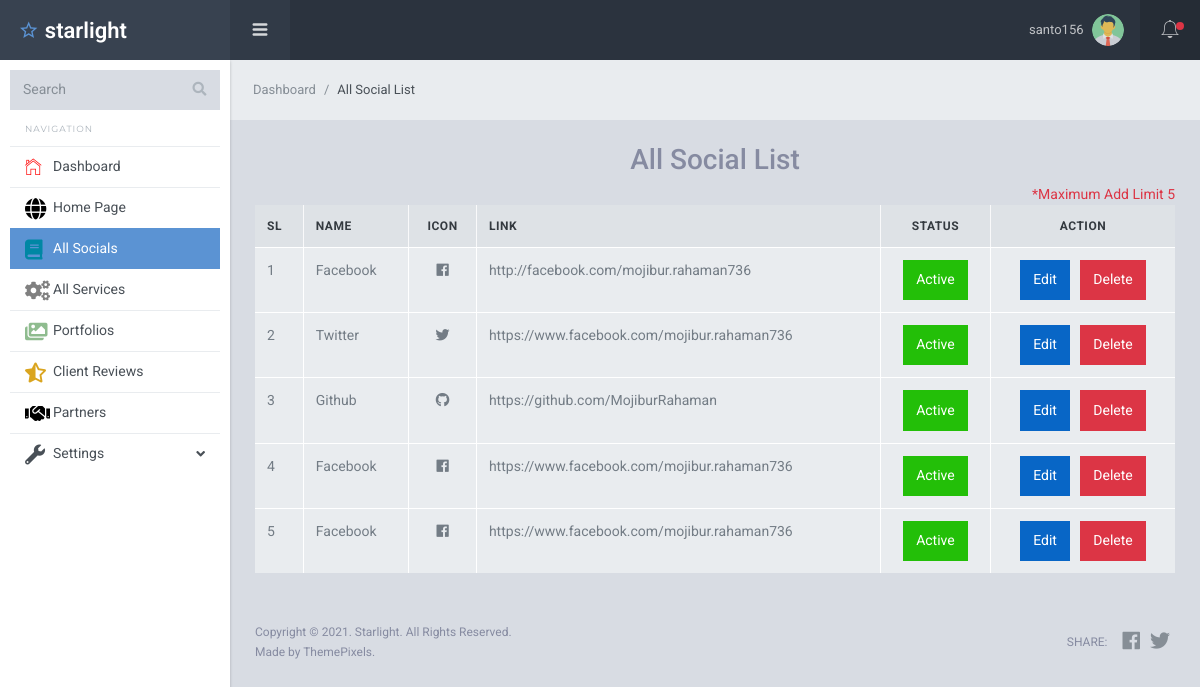
/dashboard/socials.php (signed in), run on an earlier commit of the app's database.
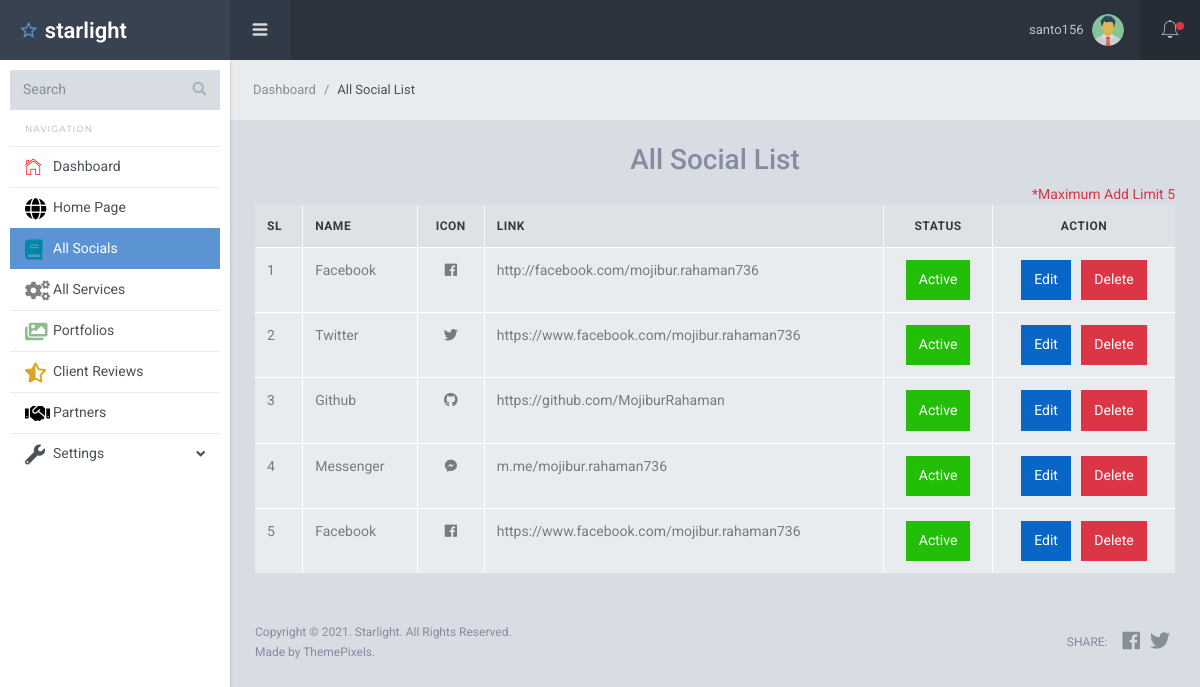
And on a later commit of the database.
### tables this page shows
CREATE TABLE `socials` (
  `id` int(10) UNSIGNED NOT NULL,
  `name` varchar(100) NOT NULL,
  `icon` varchar(100) NOT NULL,
  `link` varchar(255) NOT NULL,
  `status` int(11) NOT NULL DEFAULT 1
);

### dashboard/socials.php (the view, shortened to what this page needs)
<?php
require 'inc/header.php';
$select_data = "SELECT * FROM `socials`";
$data_query = mysqli_query($data, $select_data);
$total_data = "SELECT COUNT(*) as total FROM `socials`";
$q = mysqli_query($data, $total_data);
$q_assoc = mysqli_fetch_assoc($q);
?>
<div class="sl-mainpanel">
    <nav class="breadcrumb sl-breadcrumb">
        <a class="breadcrumb-item" href="dashboard.php">Dashboard</a>
        <span class="breadcrumb-item active">All Social List</span>
    </nav>
    <div class="sl-pagebody">
        <div class="sl-page-title">
            <h3 class="text-center">All Social List</h3>
            <?php
            if ($q_assoc['total'] < 5) { ?>
                <div class="text-right">
                    <a href="social-add.php">
                        <i class="fa fa-plus"></i>
                        add
                    </a>
                </div>
            <?php }
            else { ?>
                <div class="text-right">
                    <span class="tx-danger">*Maximum Add Limit 5</span>
                </div>
            <?php }
            ?>
            <table class="table table-bordered">
                <thead>
                    <tr class="info">
                        <th>SL</th>
                        <th>Name</th>
                        <th class="text-center">Icon</th>
                        <th>Link</th>
                        <th class="text-center">Status</th>
                        <th class="text-center">Action</th>
                    </tr>
                </thead>
                <tbody>
                    <?php
                    foreach ($data_query as $key => $value) { ?>
                        <tr class="active">
                            <td> <?= ++$key; ?> </td>
                            <td> <?= ucfirst($value['name']); ?> </td>
                            <td class="text-center">
                                <i class="<?= $value['icon'] ?>"></i>
                            </td>
                            <td><?=$value['link'];?></td>
                            <td class="text-center">
                                <?php
                                if ($value['status'] == 1) { ?>
                                    <a href="social-inactive.php?id=<?= $value['id']; ?>" class=" btn btn-success">Active</a>
                                <?php }
                                ?>
                            </td>
                            <td class="text-center">
                                <a href="social-edit.php?id=<?= $value['id']; ?>" class="btn btn-primary">Edit</a> &nbsp;
                                <a href="social-delete-post.php?id=<?= $value['id']; ?>" class="btn btn-danger">Delete</a>
                            </td>
                        </tr>
                    <?php }
                    ?>
                </tbody>
            </table>
        </div>
    </div>
    <?php
    require 'inc/footer.php';
    ?>

What changed in the data, as far as the page shows it:
changed socials: name "Facebook" → "Messenger"; link "https://www.facebook.com/mojibur.rahaman736" → "m.me/mojibur.rahaman736"
